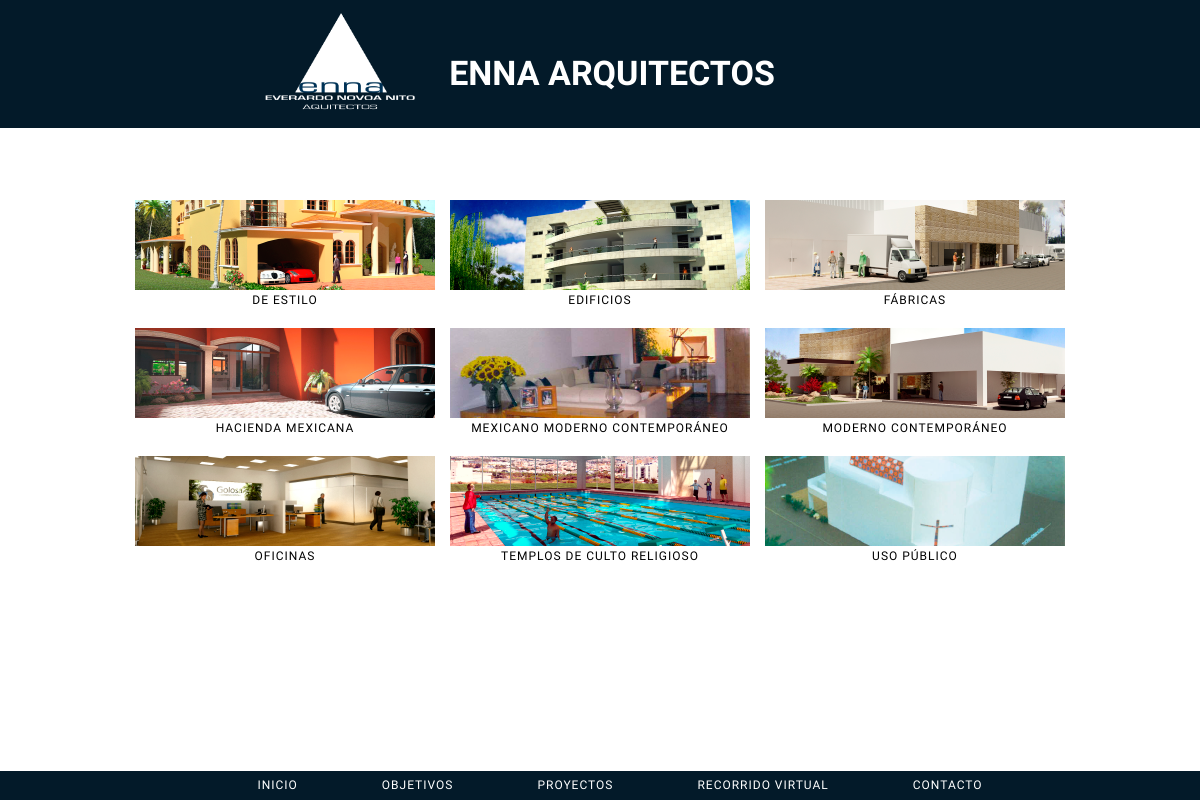
/enna/enna/proyectos/index.php, run on the app's committed database.
### tables this page shows
CREATE TABLE `categorias` (
`id` int(11) unsigned NOT NULL,
  `img` varchar(255) NOT NULL,
  `titulo` varchar(255) NOT NULL DEFAULT ''
);

### enna/enna/proyectos/index.php (the view, shortened to what this page needs)
<?php
	include_once ("../core/variables.php");
	$categorias = mysql_query("SELECT * FROM categorias");
?>
<!doctype html>
<html>
<head>
    <?php include_once ($head); ?>
</head>
<body>
	<header>
        <?php include_once ($cabeza); ?>
    </header>
    <?php include_once ($menu); ?>
<div id="galerias">
    <div class="album">
		        <?php
		            while($fila = mysql_fetch_array($categorias)){
		                echo "<a href='proyecto.php?id=" . $fila['id'] . "'>";
						echo "<div class='proyecto'>";
						if ($fila['img'] == ""){
							echo "<img src='/enna/enna/img/categorias/null.gif'/>";
						}else{
							echo "<img src='/enna/enna/img/categorias/" . $fila['img'] . "' />";
						}
		                echo "<div class='datoproyecto nombreproyecto'>" . $fila['titulo'] . "</div>";
		                echo "</div>";
						echo "</a>";
		            }
		        ?>
    </div>
</div>
</body>

### enna/enna/head.php (shortened to what this page needs)
   <link rel="stylesheet" type="text/css" href="/enna/enna/css/enna.css">
   <link rel="stylesheet" type="text/css" href="/enna/enna/css/component.css">
   <link rel="stylesheet" type="text/css" href="/enna/enna/css/default.css">
<link rel="stylesheet" type="text/css" href="/enna/enna/proyectos/css/demo.css" />
<link rel="stylesheet" type="text/css" href="/enna/enna/proyectos/css/component.css" />

### enna/enna/cabeza.php
<div id="cabeza">
   	<div class="wrap">
           <ul class="enna">
               <li>
                   <a href="/enna/enna/index.php">
                       <h1 id="logo">enna</h1>
                   </a>
               </li>
               <li>
                   <h2>ENNA ARQUITECTOS</h2>
               </li>
           </ul>
       </div>
   </div>

### enna/enna/menu.php
<div id="menu">
	<div class="wrap">
        <ul class="secciones">
            <li><a href="/enna/enna/index.php">INICIO</a></li>
            <li><a href="/enna/enna/objetivos/index.php">OBJETIVOS</a></li>
            <li><a href="/enna/enna/proyectos/index.php">PROYECTOS</a></li>
            <li><a href="/enna/enna/virtual/index.php">RECORRIDO VIRTUAL</a></li>
            <li><a href="/enna/enna/contacto/contacto.php">CONTACTO</a></li>
        </ul>
    </div>
</div>

### enna/enna/css/enna.css (style rules this page uses)
body { margin:0; padding:0; font-family: 'Michroma', sans-serif; overflow: hidden; }
.wrap { width: 960px; margin: 0 auto; }
h1 { font-size: 18px; color: #211915; }
h2 { font-size: 34px; color:#211915; }
a { text-decoration: none; color: #FFF; font-size: 12px; letter-spacing: 1px; }
#cabeza { background: #031A29; width:100%; position:fixed; z-index: 100; }
ul.enna { text-align: center; margin: 3px 0px 7px 0px; }
.enna li:first-child { margin-left: 0; }
.enna li { display: inline-block; margin-left: 80px; }
.enna li h2 { margin-top: 50px; margin-left: -100px; color: #FFF; }
#logo { background: url(../img/ennaLOGO2.png) center center no-repeat; width:150px; height:150px; background-size:contain; text-indent:-99999px; position:fixed; z-index:99; margin-left: -200px; top: -25px; }
#menu { background: #031A29; width:100%; z-index:90; position:fixed; bottom:0; z-index: 100; }
ul.secciones { text-align: center; margin: 3px 0px 7px 0px; }
.secciones li:first-child { margin-left: 0; }
.secciones li { display: inline-block; margin-left: 80px; }
#galerias { width:100%; height:80%; position:absolute; left:0; bottom:0; overflow: scroll; }
.album { margin: 0 auto; width: 960px; margin-top: 20px; }
.proyecto { width: 300px; height:100%; display: inline-block; text-align:center; margin-left: 15px; margin-top: 20px; }
.album a { color: #000; }

### enna/enna/css/default.css (style rules this page uses)
*, *:after, *:before { -webkit-box-sizing: border-box; -moz-box-sizing: border-box; box-sizing: border-box; }
body, html { font-size: 100%; padding: 0; margin: 0; }

### data on the page
categorias: img (picture), titulo "DE ESTILO"
categorias: img (picture), titulo "EDIFICIOS"
categorias: img (picture), titulo "FÁBRICAS"
categorias: img (picture), titulo "HACIENDA MEXICANA"
categorias: img (picture), titulo "MEXICANO MODERNO CONTEMPORÁNEO"
categorias: img (picture), titulo "MODERNO CONTEMPORÁNEO"
categorias: img (picture), titulo "OFICINAS"
categorias: img (picture), titulo "TEMPLOS DE CULTO RELIGIOSO"
categorias: img (picture), titulo "USO PÚBLICO"
